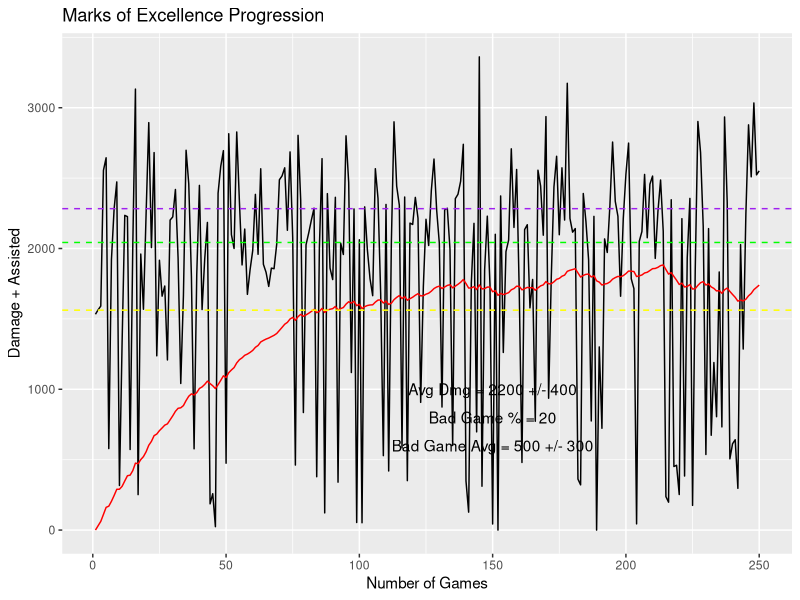

R code for this plot:
library(ggplot2)

#these are the variables you play with
gamecount = 250

good_game_damage <- 2200  #your raw average combined
good_game_variation <- 400 # shots?

bad_game_damage <- 500     # average combined of a bad match
bad_game_variation <- 300  # shots?

potato_rate <- 20#% of games you have a bad game

val95 = 2283 #the 95% MoE Value
val85 = 2043 #the 85% MoE Value
val65 = 1562 #the 65% MoE Value

#this section simulates the potato rate and the two damage distributions from the above variables
#set.seed(180)
gamequality <- runif(gamecount, min = 1, max=100)
x <- ifelse(gamequality > potato_rate, rnorm(gamecount, good_game_damage, sd=good_game_variation),
            (pmax(rnorm(gamecount, bad_game_damage, sd=bad_game_variation), 0)))

#this is the actual moe value creation
moe <- c(0)
for(i in 2:gamecount){
  moe <- c(moe, moe[i-1] + 0.01980198*(x[i]-moe[i-1]))
}

#this section makes some string variables for display on the graph
dmglabel = paste("Avg Dmg =", good_game_damage,"+/-", good_game_variation, sep=" ")
potatopct = paste("Bad Game % =", potato_rate, sep = " ")
potatolabel = paste("Bad Game Avg =", bad_game_damage, "+/-", bad_game_variation, sep=" ")

#and this makes a data frame and graphs it
df <- data.frame(games=x, moe=moe)
ggplot(df, aes(x=1:gamecount)) + 
  geom_line(aes(y=games)) +
  geom_line(aes(y=moe), col='red') +
  ggtitle('Marks of Excellence Progression') +
  xlab('Number of Games') +
  ylab('Damage + Assisted') +
  geom_hline(aes(yintercept = val95), color='purple', linetype='dashed')+
  geom_hline(aes(yintercept = val85), color='green', linetype='dashed')+
  geom_hline(aes(yintercept = val65), color='yellow', linetype='dashed')+
  annotate("text", x=(gamecount*.6), y=1000, label=dmglabel)+
  annotate("text", x=(gamecount*.6), y=800, label=potatopct)+
  annotate("text", x=(gamecount*.6), y=600, label=potatolabel)